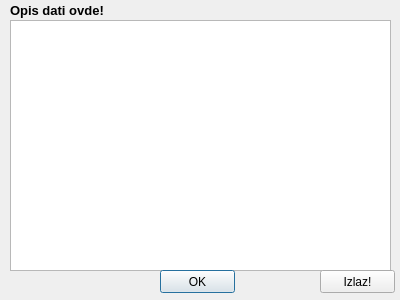
<?xml version="1.0" encoding="UTF-8"?>
<ui version="4.0">
 <class>RazlogOpDialog</class>
 <widget class="QDialog" name="RazlogOpDialog">
  <property name="geometry">
   <rect>
    <x>0</x>
    <y>0</y>
    <width>400</width>
    <height>300</height>
   </rect>
  </property>
  <property name="windowTitle">
   <string>Razlozi Operacija</string>
  </property>
  <widget class="QPlainTextEdit" name="razlogOpDialogText">
   <property name="geometry">
    <rect>
     <x>10</x>
     <y>20</y>
     <width>381</width>
     <height>251</height>
    </rect>
   </property>
  </widget>
  <widget class="QPushButton" name="razlogOpOKButton">
   <property name="geometry">
    <rect>
     <x>160</x>
     <y>270</y>
     <width>75</width>
     <height>23</height>
    </rect>
   </property>
   <property name="text">
    <string>OK</string>
   </property>
  </widget>
  <widget class="QPushButton" name="razlogOpIzlaz">
   <property name="geometry">
    <rect>
     <x>320</x>
     <y>270</y>
     <width>75</width>
     <height>23</height>
    </rect>
   </property>
   <property name="text">
    <string>Izlaz!</string>
   </property>
  </widget>
  <widget class="QLabel" name="label_2">
   <property name="geometry">
    <rect>
     <x>10</x>
     <y>0</y>
     <width>261</width>
     <height>21</height>
    </rect>
   </property>
   <property name="font">
    <font>
     <pointsize>10</pointsize>
     <weight>75</weight>
     <bold>true</bold>
    </font>
   </property>
   <property name="text">
    <string>Opis dati ovde!</string>
   </property>
  </widget>
 </widget>
 <resources/>
 <connections/>
</ui>
